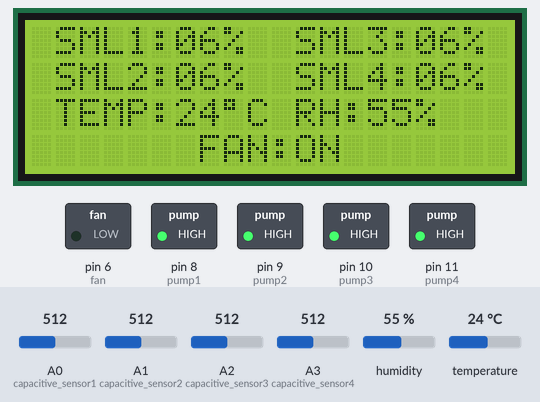
This sketch was run on a simulated Arduino Uno, built with avr-gcc and run on an emulated ATmega328P. Shown: 20×4 character LCD, switched loads named in the sketch (green lamp = pin HIGH). The test bench sets the inputs (shaded band); at power-on: temperature 24 °C, A0 (capacitive_sensor1) = 512, A1 (capacitive_sensor2) = 512, A2 (capacitive_sensor3) = 512, A3 (capacitive_sensor4) = 512, humidity 55 %. What the sketch prints to the serial monitor is not drawn.

Above: at 2.2 s.
2.3 s: temperature set to 26 °C
At 6.8 s:
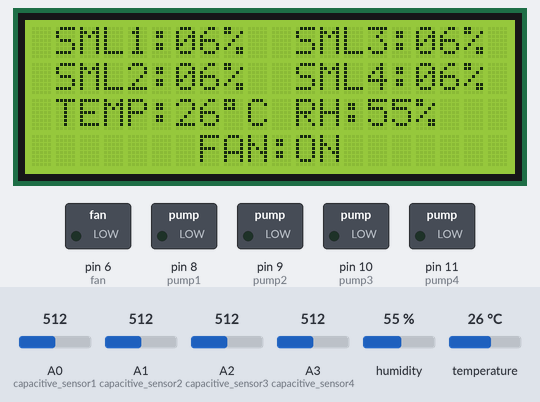
7.1 s: temperature set to 29 °C
At 10.0 s:
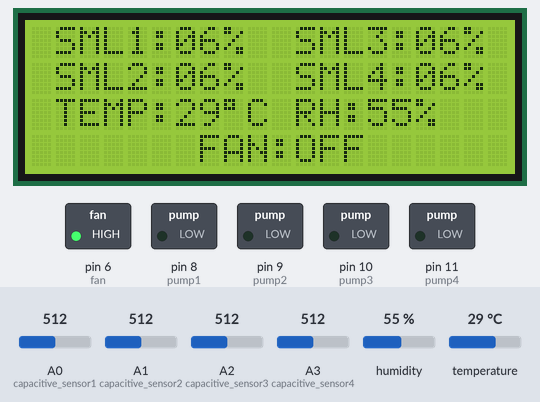
11.8 s: A0 (capacitive_sensor1) set to 419
At 13.9 s:
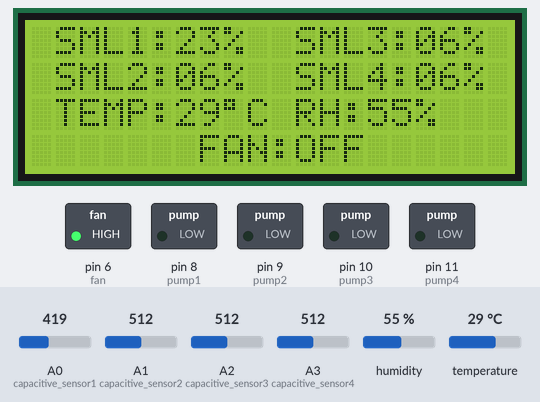
16.5 s: A0 (capacitive_sensor1) set to 394
At 21.1 s:
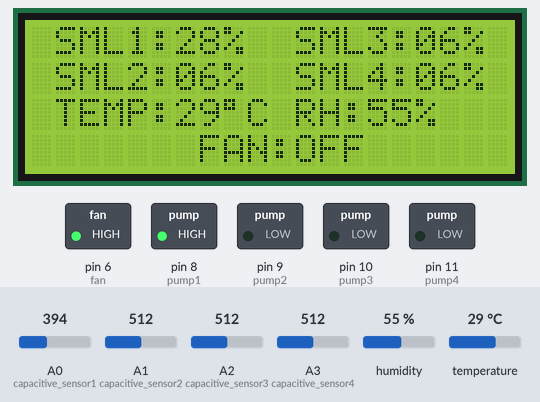
21.4 s: temperature set to 12 °C
At 25.7 s:
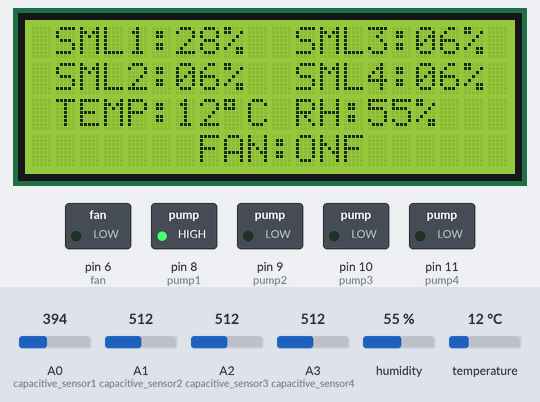
26.1 s: A1 (capacitive_sensor2) set to 423
At 28.8 s:
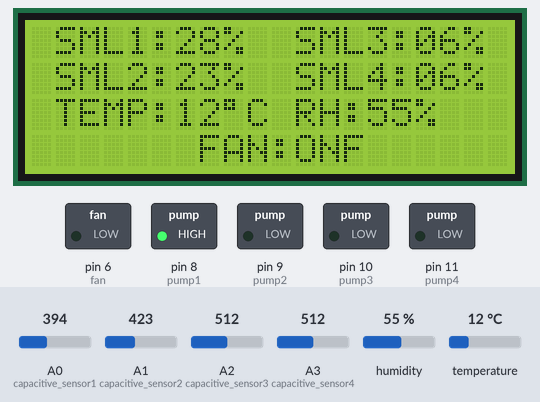
30.8 s: A1 (capacitive_sensor2) set to 394
Timing chart, 0 to 36.6 s (numbered marks = the images above; inputs shaded):
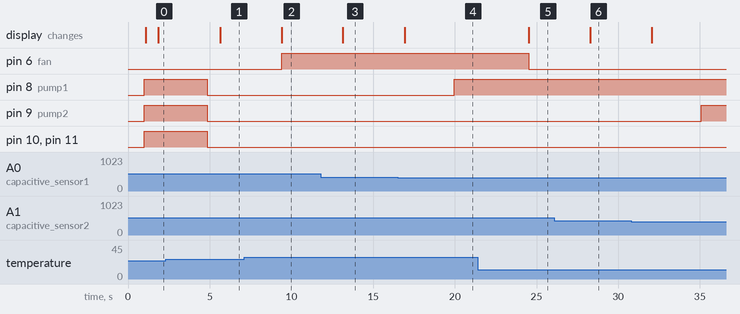

Measured:
- the behaviour switches between 27 and 28 °C on temperature (found by bisection; images 1 and 2)
- the behaviour switches between 413 and 412 on A0 (capacitive_sensor1) (found by bisection; images 3 and 4)
- after the input at 2.3 s, the display: changes after 3.3 s (image 1)
- after the input at 7.1 s, pin 6 (fan): LOW → HIGH after 2.3 s; the display: changes after 2.3 s (image 2)
- after the input at 11.8 s, the display: changes after 1.4 s (image 3)
- after the input at 16.5 s, pin 8 (pump1): LOW → HIGH after 3.5 s; the display: changes after 0.43 s (image 4)
- after the input at 21.4 s, pin 6 (fan): HIGH → LOW after 3.1 s; the display: changes after 3.1 s (image 5)
- after the input at 26.1 s, the display: changes after 2.2 s (image 6)
- after the input at 30.8 s, pin 9 (pump2): LOW → HIGH after 4.3 s

The sketch:

self-adaptive.ino
```cpp
#include <DHT11.h>
#include <Wire.h>
#include <LiquidCrystal_I2C.h>
LiquidCrystal_I2C lcd(0x27, 20, 4);

DHT11 dht11(5); //DHT & fan
int fan = 6;

int capacitive_sensor1 = A0; //signal from the soil moisture sensor
int capacitive_sensor2 = A1;
int capacitive_sensor3 = A2;
int capacitive_sensor4 = A3;
int output_value1; //value of the soil moisture sensor
int output_value2;
int output_value3;
int output_value4;

int pump1 = 8; //digital pin where the relay is plugged in
int pump2 = 9;
int pump3 = 10;
int pump4 = 11;
int threshold = 25;  //threshold value to trigger pump
int temp_threshold = 28;

bool pump1_state = true; // HIGH = OFF, LOW = ON
bool pump2_state = true;
bool pump3_state = true;
bool pump4_state = true;

void setup() {
  Serial.begin(9600);
  pinMode(capacitive_sensor1, INPUT);
  pinMode(capacitive_sensor2, INPUT);
  pinMode(capacitive_sensor3, INPUT);
  pinMode(capacitive_sensor4, INPUT);
  pinMode(pump1, OUTPUT);
  pinMode(pump2, OUTPUT);
  pinMode(pump3, OUTPUT);
  pinMode(pump4, OUTPUT);
  pinMode(fan, OUTPUT);
  Serial.println("\nThe system is starting...");
  delay(1000);  //1 second delay
  digitalWrite(pump1, HIGH); //pumps are off
  digitalWrite(pump2, HIGH);
  digitalWrite(pump3, HIGH);
  digitalWrite(pump4, HIGH);

  lcd.init();
  lcd.backlight();
  }

void loop() {
  int temperature = 0;
  int humidity = 0;
  int result = dht11.readTemperatureHumidity(temperature, humidity);

  output_value1 = map(analogRead(capacitive_sensor1), 550, 0, 0, 100);
  output_value2 = map(analogRead(capacitive_sensor2), 550, 0, 0, 100);
  output_value3 = map(analogRead(capacitive_sensor3), 550, 0, 0, 100);
  output_value4 = map(analogRead(capacitive_sensor4), 550, 0, 0, 100);
  Serial.println("\n====================================");
  Serial.println("        SOIL MOISTURE LEVELS          ");
  Serial.println("====================================");
  Serial.println("           Sensor 1: " + String(output_value1) + "%");
  Serial.println("           Sensor 2: " + String(output_value2) + "%");
  Serial.println("           Sensor 3: " + String(output_value3) + "%");
  Serial.println("           Sensor 4: " + String(output_value4) + "%");
  Serial.println("====================================");

  lcd.setCursor(1,0);
  lcd.print("SML1:");
  if (output_value1 < 10) {
  lcd.print("0");
  }
  lcd.print(output_value1);
  lcd.print("%");

  lcd.setCursor(1,1);
  lcd.print("SML2:");
  if (output_value2 < 10) {
  lcd.print("0");
  }
  lcd.print(output_value2);
  lcd.print("%");

  lcd.setCursor(11,0);
  lcd.print("SML3:");
  if (output_value3 < 10) {
  lcd.print("0");
  }
  lcd.print(output_value3);
  lcd.print("%");

  lcd.setCursor(11,1);
  lcd.print("SML4:");
  if (output_value4 < 10) {
  lcd.print("0");
  }
  lcd.print(output_value4);
  lcd.print("%");

  lcd.setCursor(1,2);
  lcd.print("TEMP:" + String(temperature) + (char)223 + "C");
  lcd.setCursor(11,2);
  lcd.print("RH:" + String(humidity) + "%");

  lcd.setCursor(7,3);
  lcd.print("FAN:");
  lcd.print((temperature < temp_threshold) ? "ON" : "OFF");

  if (result == 0) {
        Serial.print("Temperature: ");
        Serial.print(temperature);
        Serial.print(" °C\tHumidity: ");
        Serial.print(humidity);
        Serial.println(" %");
    if (temperature < temp_threshold){
        digitalWrite(fan, LOW);
        Serial.println("Fan ON");
      }
    else {
        digitalWrite(fan, HIGH);
        Serial.println("Fan OFF");
      }
    }
    else {
        // Print error message based on the error code.
        Serial.println(DHT11::getErrorString(result));
    }

  delay(3000);
  bool new_pump1_state = (output_value1 >= threshold);
  bool new_pump2_state = (output_value2 >= threshold);
  bool new_pump3_state = (output_value3 >= threshold);
  bool new_pump4_state = (output_value4 >= threshold);

  // Pump 1
  if (new_pump1_state != pump1_state) {
    pump1_state = new_pump1_state;
    digitalWrite(pump1, pump1_state ? HIGH : LOW);
    Serial.println(pump1_state ? "Pump OFF for sensor 1" : "Pump ON for sensor 1");
  }

  // Pump 2
  if (new_pump2_state != pump2_state) {
    pump2_state = new_pump2_state;
    digitalWrite(pump2, pump2_state ? HIGH : LOW);
    Serial.println(pump2_state ? "Pump OFF for sensor 2" : "Pump ON for sensor 2");
  }

  // Pump 3
  if (new_pump3_state != pump3_state) {
    pump3_state = new_pump3_state;
    digitalWrite(pump3, pump3_state ? HIGH : LOW);
    Serial.println(pump3_state ? "Pump OFF for sensor 3" : "Pump ON for sensor 3");
  }

  // Pump 4
  if (new_pump4_state != pump4_state) {
    pump4_state = new_pump4_state;
    digitalWrite(pump4, pump4_state ? HIGH : LOW);
    Serial.println(pump4_state ? "Pump OFF for sensor 4" : "Pump ON for sensor 4");
  }

}
```
